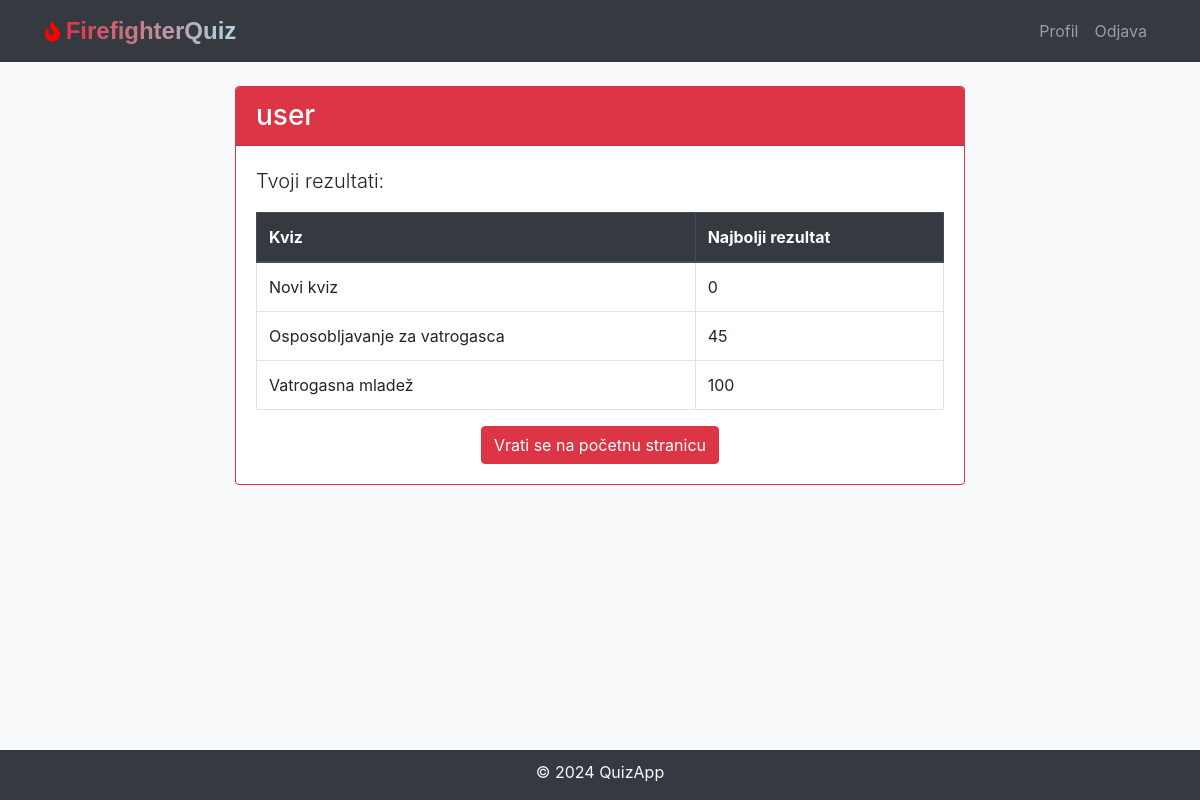
Page /profile (signed in) on the committed database.
### models.py (models this page shows, shortened)
class User(db.Model, UserMixin):
    id = db.Column(db.Integer, primary_key=True)
    username = db.Column(db.String(20), unique=True, nullable=False)
    first_name = db.Column(db.String(50), nullable=False)
    last_name = db.Column(db.String(50), nullable=False)
    email = db.Column(db.String(120), unique=True, nullable=False)
    password_hash = db.Column(db.String(128), nullable=False)
    quiz_scores = db.relationship('QuizScore', backref='user', lazy=True)
    is_admin = db.Column(db.Boolean, default=False, nullable=False)

class Quiz(db.Model):
    id = db.Column(db.Integer, primary_key=True)
    quiz_name = db.Column(db.String(255), nullable=False)
    questions = db.relationship('Question', backref='quiz', lazy=True)
    quiz_scores = db.relationship('QuizScore', backref='quiz', lazy=True)

### views.py (the view)
@views_app.route('/profile')
@login_required
def profile():
    user_highscores = (
        db.session.query(Quiz.quiz_name, db.func.max(QuizScore.score).label('max_score'))
        .join(QuizScore, Quiz.id == QuizScore.quiz_id)
        .filter_by(user_id=current_user.id)
        .group_by(Quiz.quiz_name)
        .all()
    )
    return render_template('profile.html', user_highscores=user_highscores, username=current_user.username)

### models.py (called while the page is built)
@login_manager.user_loader
def load_user(user_id):
    return User.query.get(int(user_id))

### templates/profile.html (shortened to what this page needs)
<!DOCTYPE html>
<html lang="en">
<head>
    <link rel="stylesheet" href="https://maxcdn.bootstrapcdn.com/bootstrap/4.5.2/css/bootstrap.min.css">
    <link rel="stylesheet" href="{{ url_for('static', filename='css/styles.css') }}">
    <link rel="stylesheet" href="https://cdnjs.cloudflare.com/ajax/libs/font-awesome/5.15.1/css/all.min.css"  />
</head>
<body class="bg-light">
{% include 'navbar.html' %}
<div class="container mt-4">
    <div class="row justify-content-center">
        <div class="col-md-8">
            <div class="card border-danger">
                <div class="card-header bg-danger text-white">
                    <h3 class="mb-0">{{ username }}</h3>
                </div>
                <div class="card-body">
                    <p class="lead">Tvoji rezultati:</p>
                    <table class="table table-bordered table-hover">
                        <thead class="thead-dark">
                        <tr>
                            <th scope="col">Kviz</th>
                            <th scope="col">Najbolji rezultat</th>
                        </tr>
                        </thead>
                        <tbody>
                        {% for highscore in user_highscores %}
                            <tr>
                                <td>{{ highscore[0] }}</td>
                                <td>{{ highscore.max_score }}</td>
                            </tr>
                        {% endfor %}
                        </tbody>
                    </table>
                    <div class="mt-3 text-center">
                        <a href="{{ url_for('views.welcome', username=current_user.username) }}" class="btn btn-danger">Vrati se na početnu stranicu</a>
                    </div>
                </div>
            </div>
        </div>
    </div>
</div>
{% include 'footer.html' %}
</body>
</html>

### static/css/styles.css (style rules this page uses)
body { padding-bottom: 70px; }

### rows in the picture
User: username "user"
Quiz: quiz_name "Novi kviz", max_score "0"
Quiz: quiz_name "Osposobljavanje za vatrogasca", max_score "45"
Quiz: quiz_name "Vatrogasna mladež", max_score "100"
